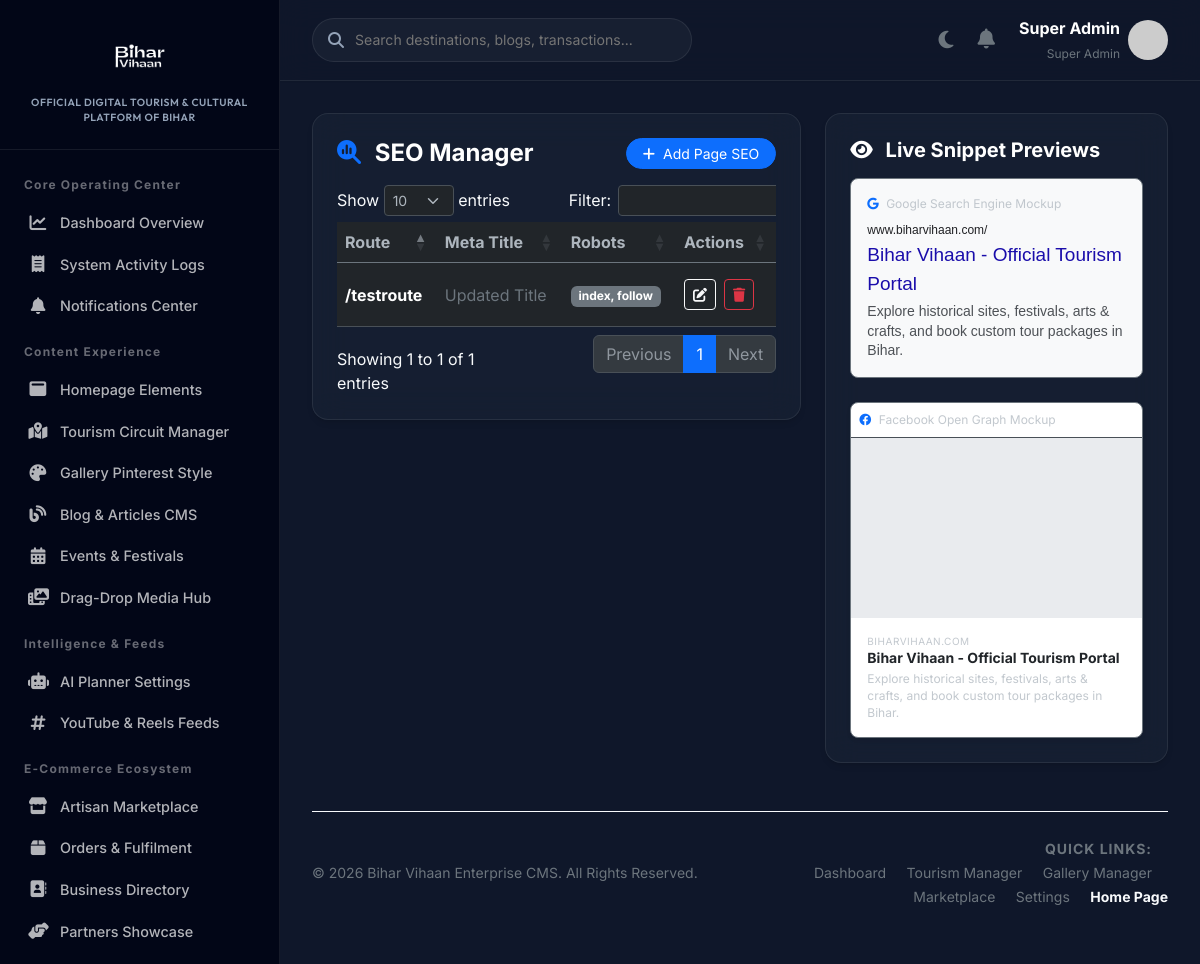
Screenshot of /admin/seo (signed in) with the database file from the repository.
### tables this page shows
CREATE TABLE `seo_settings` (
  `id` int(11) NOT NULL AUTO_INCREMENT,
  `route` varchar(100) NOT NULL,
  `meta_title` varchar(255) DEFAULT NULL,
  `meta_description` text DEFAULT NULL,
  `open_graph_image` varchar(255) DEFAULT NULL,
  `keywords` varchar(255) DEFAULT NULL,
  `canonical_url` varchar(255) DEFAULT NULL,
  `og_title` varchar(255) DEFAULT NULL,
  `og_description` text DEFAULT NULL,
  `twitter_card` varchar(50) DEFAULT 'summary_large_image',
  `schema_markup` text DEFAULT NULL,
  `robots_settings` varchar(50) DEFAULT 'index, follow',
  `sitemap_settings` text DEFAULT NULL,
  PRIMARY KEY (`id`),
  UNIQUE KEY `route` (`route`)
);

### app/Views/admin/seo.php (the view, shortened to what the rows shown need)
<div class="row g-4">
    <div class="col-xl-7">
        <div class="glass-card mb-4">
            <div class="d-flex justify-content-between align-items-center mb-3">
                <h4 class="mb-0 fw-bold text-white"><i class="fa-solid fa-magnifying-glass-chart text-primary me-2"></i> SEO Manager</h4>
                <button class="btn btn-primary btn-sm rounded-pill px-3" data-bs-toggle="modal" data-bs-target="#seoModal" onclick="clearSeoForm()"><i class="fa-solid fa-plus me-1"></i> Add Page SEO</button>
            </div>
            <div class="table-responsive">
                <table class="table table-hover align-middle">
                    <thead>
                        <tr class="text-secondary border-bottom border-secondary">
                            <th>Route</th>
                            <th>Meta Title</th>
                            <th>Robots</th>
                            <th>Actions</th>
                        </tr>
                    </thead>
                    <tbody>
                        <?php if(empty($seoSettings)): ?>
                            <tr><td colspan="4" class="text-center py-4 text-secondary">No SEO routes configured.</td></tr>
                        <?php else: foreach($seoSettings as $s): ?>
                            <tr>
                                <td class="py-3 fw-bold text-white"><?= htmlspecialchars($s['route']) ?></td>
                                <td class="py-3 text-secondary"><?= htmlspecialchars($s['meta_title'] ?? '') ?></td>
                                <td class="py-3"><span class="badge bg-secondary"><?= htmlspecialchars($s['robots_settings'] ?? 'index, follow') ?></span></td>
                                <td class="py-3">
                                    <div class="d-flex gap-2">
                                        <button class="btn btn-sm btn-outline-light" onclick="editSeo(<?= htmlspecialchars(json_encode($s)) ?>)"><i class="fa-solid fa-edit"></i></button>
                                        <form action="<?= BASE_URL ?>/admin/seo/delete" method="POST" class="d-inline" onsubmit="return confirm('Remove SEO settings for this page?');">
                                            <button type="submit" class="btn btn-sm btn-outline-danger"><i class="fa-solid fa-trash"></i></button>
                                        </form>
                                    </div>
                                </td>
                            </tr>
                        <?php endforeach; endif; ?>
                    </tbody>
                </table>
            </div>
        </div>
    </div>
    <div class="col-xl-5">
        <div class="glass-card sticky-top" style="top: 100px; z-index: 10;">
            <h5 class="mb-3 fw-bold text-white"><i class="fa-solid fa-eye me-2"></i> Live Snippet Previews</h5>
            <div class="p-3 mb-4 rounded-3 border border-secondary" style="background:#f8f9fa;">
                <small class="text-muted d-block mb-2 font-primary" style="font-size:0.75rem;"><i class="fa-brands fa-google text-primary me-1"></i> Google Search Engine Mockup</small>
                <div class="google-preview" style="font-family: Arial, sans-serif; text-align: left;">
                    <div style="font-size: 12px; color: #202124; margin-bottom: 2px;">
                        www.biharvihaan.com<span id="google-route-preview">/</span>
                    </div>
                    <a href="#" style="font-size: 19px; color: #1a0dab; text-decoration: none; display: block; margin-bottom: 4px;" id="google-title-preview">Bihar Vihaan - Official Tourism Portal</a>
                    <p style="font-size: 14px; color: #4d5156; line-height: 1.4; margin: 0;" id="google-desc-preview">Explore historical sites, festivals, arts & crafts, and book custom tour packages in Bihar.</p>
                </div>
            </div>
            <div class="rounded-3 border border-secondary overflow-hidden bg-white text-dark shadow-sm">
                <small class="text-muted d-block p-2 border-bottom font-primary" style="font-size:0.75rem;"><i class="fa-brands fa-facebook text-primary me-1"></i> Facebook Open Graph Mockup</small>
                <div id="fb-image-preview" style="height: 180px; background: #e9ebee url('https://images.unsplash.com/photo-1590050752117-238cb0fb12b1?w=600') no-repeat center center; background-size: cover;"></div>
                <div class="p-3 font-primary">
                    <div class="text-uppercase text-muted" style="font-size: 10px; letter-spacing: 0.5px;">biharvihaan.com</div>
                    <div class="fw-bold mb-1" style="font-size: 14px; line-height: 1.3;" id="fb-title-preview">Bihar Vihaan - Official Tourism Portal</div>
                    <div class="text-muted small text-truncate-2" style="font-size: 12px; line-height: 1.4;" id="fb-desc-preview">Explore historical sites, festivals, arts & crafts, and book custom tour packages in Bihar.</div>
                </div>
            </div>
        </div>
    </div>
</div>

### app/Core/Router.php (shortened to what the rows shown need)
<?php
class Router {
    protected $routes = [];
    public function add($method, $route, $controller, $action = null) {
        $route = preg_replace('/\{([a-zA-Z0-9_]+)\}/', '(?P<$1>[^/]+)', $route);
        $route = '#^' . $route . '$#';
        $this->routes[] = [
            'method' => strtoupper($method),
            'route' => $route,
            'controller' => $controller,
            'action' => $action
        ];
    }
    public function dispatch($url, $requestMethod) {
        $url = parse_url($url, PHP_URL_PATH);
        $scriptName = str_replace('\\', '/', dirname($_SERVER['SCRIPT_NAME']));
        if ($scriptName !== '/') {
            $url = preg_replace('#^' . preg_quote($scriptName, '#') . '#', '', $url);
        }
        if (strpos($url, '/admin') === 0 || strpos($url, '/superadmin') === 0) {
            require_once __DIR__ . '/RoleMiddleware.php';
        }
        foreach ($this->routes as $routeInfo) {
            if ($routeInfo['method'] === $requestMethod && preg_match($routeInfo['route'], $url, $matches)) {
                $params = [];
                $controllerClass = "App\\Controllers\\" . $routeInfo['controller'];
                $action = $routeInfo['action'];
                if (class_exists($controllerClass)) {
                    $controller = new $controllerClass();
                    if (method_exists($controller, $action)) {
                        call_user_func_array([$controller, $action], [$params]);
                        return;
                    } else {
                        $this->abort("Action '$action' not found in controller '$controllerClass'", 500);
                        return;
                    }
                } else {
                    $this->abort("Controller class '$controllerClass' not found", 500);
                    return;
                }
            }
        }
    }
}

### rows the page displays
seo_settings: route "/testroute", meta_title "Updated Title", robots_settings "index, follow"

### other values shown
$_SESSION['user_name'] "Super Admin"
$_SESSION['user_role'] "Super Admin"
